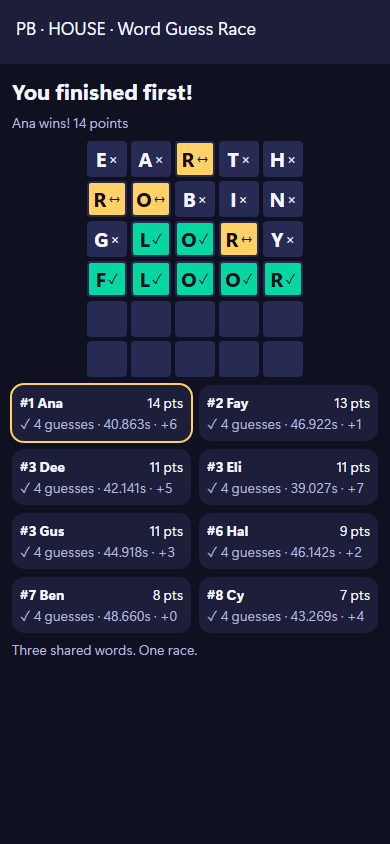
#> input picture jobs/P10-word-guess-race/media/done-phone-only.png, 390 x 844 px, given in place of guess-tv.png, which was not available
$ python contact-sheet.py
#> lines starting #> are read from the running program, lines starting #| are printed output that depends on the picture; pictures that were not available may be replaced by others from this repository, and a replacement may not be noted
"""Compose the actual captured phase pages for a single visual inspection."""
from pathlib import Path
from PIL import Image, ImageDraw

folder = Path(__file__).parent / "media"
sheet = Image.new("RGB", (1260, 2700), (15, 16, 32))
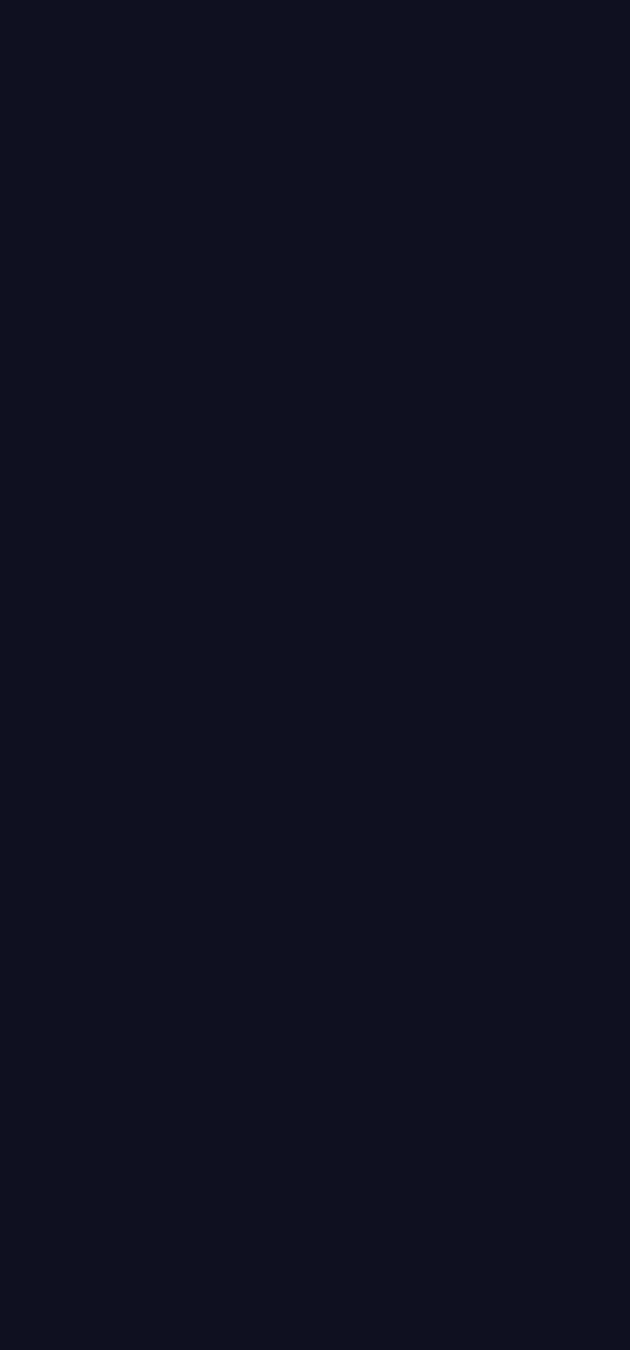
#> sheet: PIL image 1260x2700 RGB (shown at 1/2 size); mean R, G, B 15, 16, 32
draw = ImageDraw.Draw(sheet)
positions = [(0, 640), (650, 195), (855, 195), (1060, 195)]
for row, phase in enumerate(["guess", "reveal", "done"]):
    for col, mode in enumerate(["tv", "phone", "phone-only", "spectator"]):
        x, width = positions[col]
        draw.text((x, row * 450), f"{phase} / {mode}", fill="white")
        with Image.open(folder / f"{phase}-{mode}.png") as screen:
#> screen is the input picture: PIL image 390x844 RGB; mean R, G, B 30.6, 36, 54.4
            height = 360 if mode == "tv" else 422
            sheet.paste(screen.resize((width, height)), (x, row * 450 + 24))
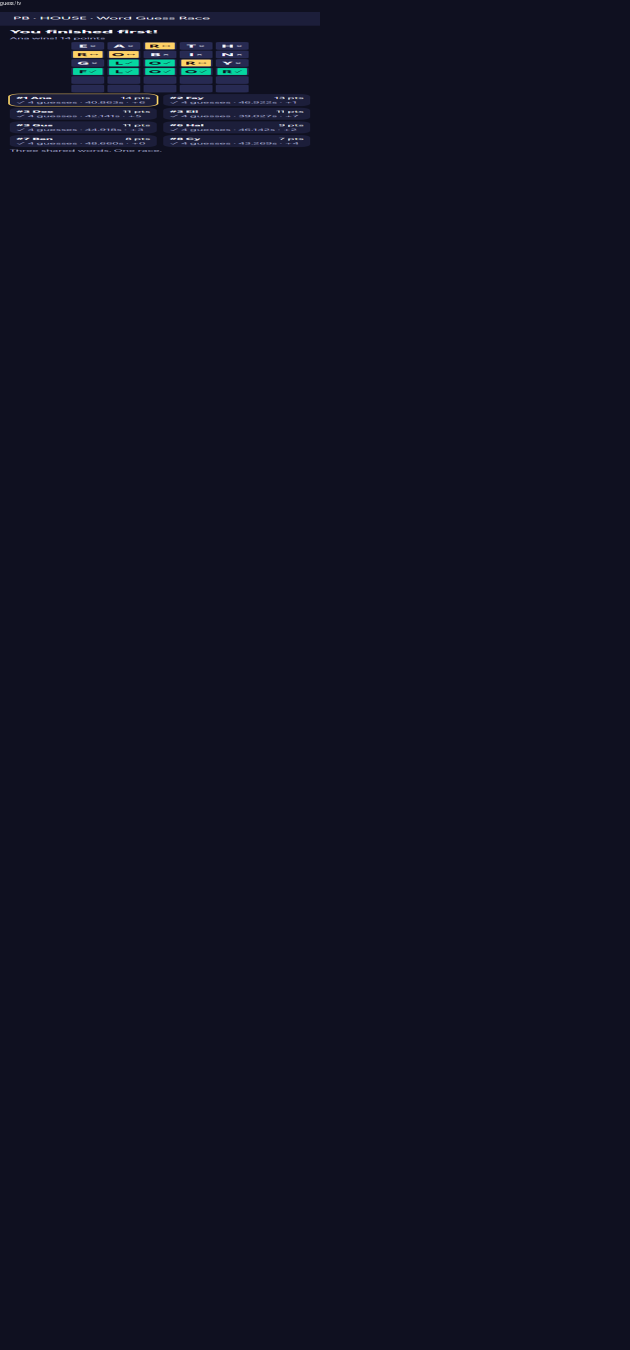
#> sheet: PIL image 1260x2700 RGB (shown at 1/2 size); mean R, G, B 16.1, 17.4, 33.5
#> (the run stopped early here; a loop or call above may not have finished)

$ run again, on jobs/P10-word-guess-race/media/exhausted-phone-only.png
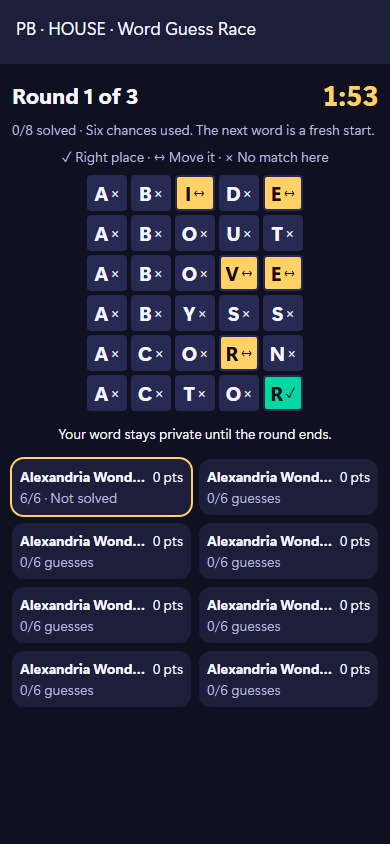
#> input picture jobs/P10-word-guess-race/media/exhausted-phone-only.png, 390 x 844 px, given in place of guess-tv.png, which was not available
#> screen is the input picture: PIL image 390x844 RGB; mean R, G, B 35.7, 36.9, 56.2
#> `sheet.paste(screen.resize((width, height)), (x, row * 450 + 24))`:
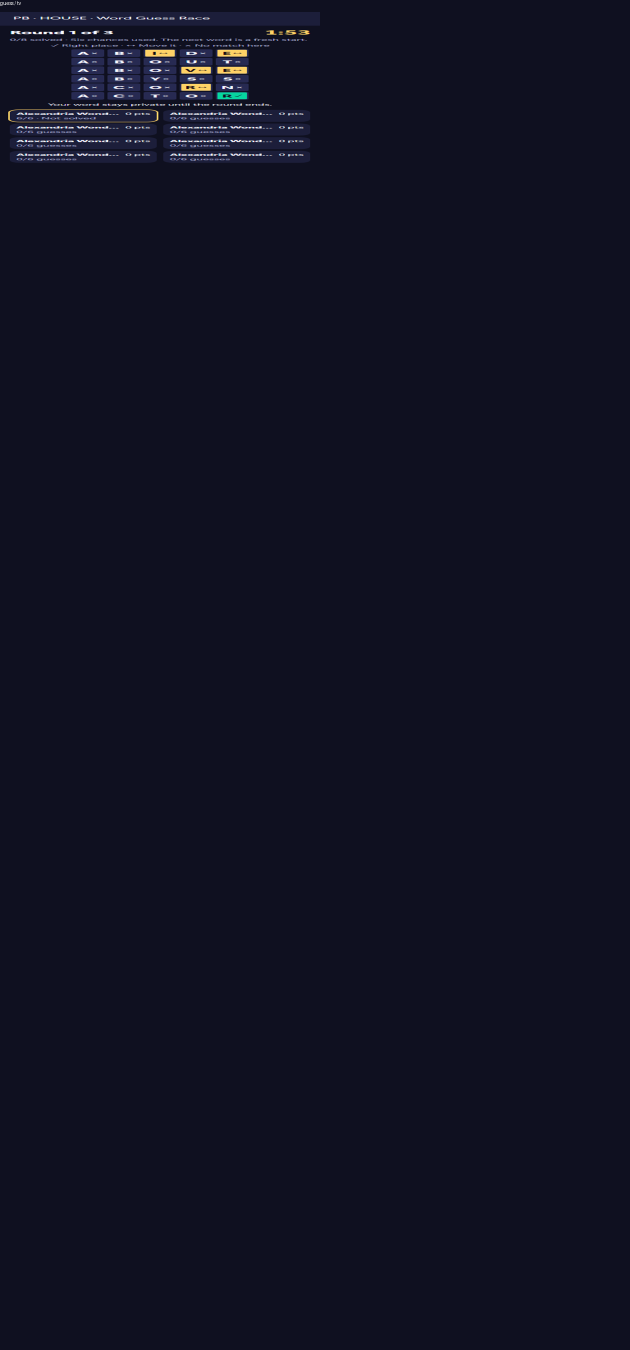
#> sheet: PIL image 1260x2700 RGB (shown at 1/2 size); mean R, G, B 16.4, 17.4, 33.6

$ run again, on jobs/P10-word-guess-race/media/guess-phone-only.png
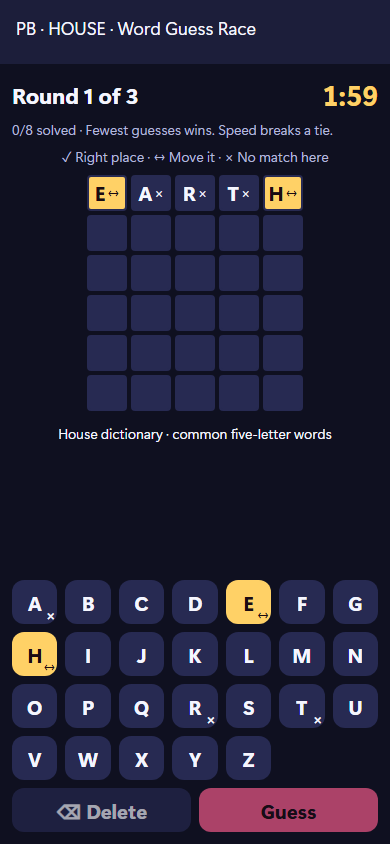
#> input picture jobs/P10-word-guess-race/media/guess-phone-only.png, 390 x 844 px, given in place of guess-tv.png, which was not available
#> screen is the input picture: PIL image 390x844 RGB; mean R, G, B 35.3, 33.6, 55.1
#> `sheet.paste(screen.resize((width, height)), (x, row * 450 + 24))`:
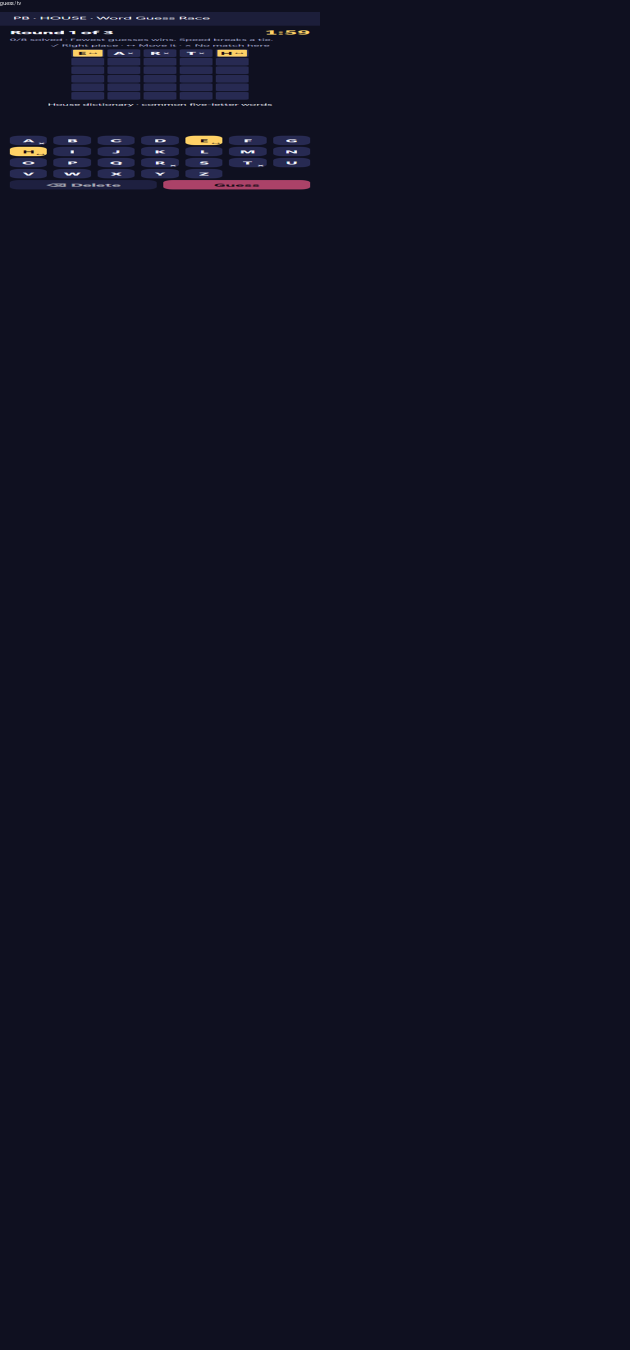
#> sheet: PIL image 1260x2700 RGB (shown at 1/2 size); mean R, G, B 16.4, 17.2, 33.6
